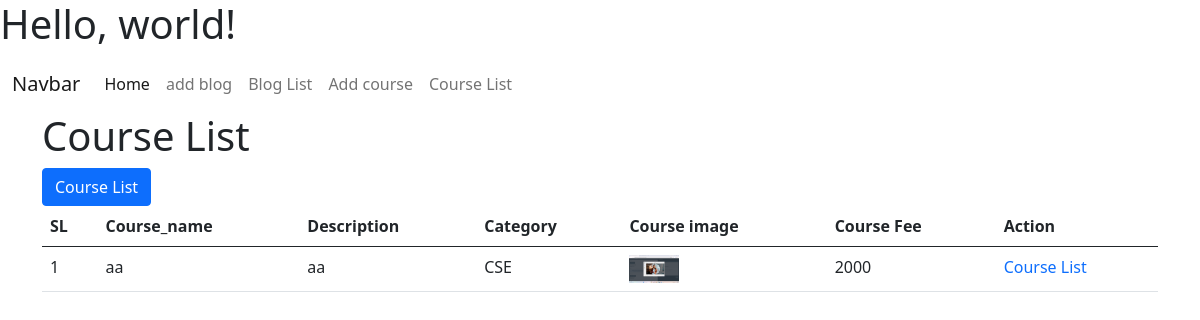
Page /course_list/ on the earlier database version.
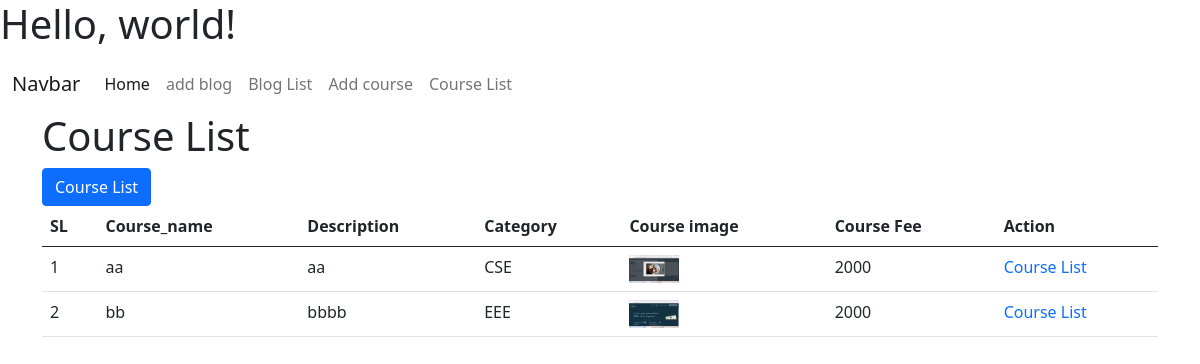
Same page on the later database version.
### form_app/models.py (models this page shows, shortened)
class CourseModel(models.Model):
    CAGETORY_CHOICE=[
        ('CSE','CSE'),
        ('EEE','EEE'),
        ('CIVIL','CIVIL'),
    ]
    course_name =models.CharField(max_length=100,null=True)
    description =models.TextField(null=True)
    category =models.CharField(choices=CAGETORY_CHOICE,max_length=100,null=True)
    course_image =models.ImageField(upload_to='media/course_image',null=True)
    course_fee =models.CharField(max_length=100,null=True)

### form_app/views.py (the view)
# urls.py: path('course_list/', course_list, name='course_list'),
def course_list(request):
       course_data = CourseModel.objects.all()
       context ={
            'course_data' : course_data
        }
       return render(request,'course-list.html',context)

### form_app/templates/course-list.html
{% extends 'master/base.html' %}
{% block body %}
  <h1>Course List</h1>
  <a href="{% url 'add_course' %}" class="btn btn-primary">Course List</a>
  <table class="table table_striped">
    <thead>
      <tr>
        <th>SL</th>
        <th>Course_name</th>
        <th>Description</th>
        <th>Category</th>
        <th>Course image</th>
        <th>Course Fee</th>
        <th>Action</th>
      </tr>
    </thead>
    <tbody>
      {% for data in course_data %}
        <tr>
          <td>{{ forloop.counter }}</td>
          <td>{{ data.course_name }}</td>
          <td>{{ data.description }}</td>
          <td>{{ data.category }}</td>
          <td>
            <img src="{{ data.course_image.url }}" width="50px" alt="" />
          </td>
          <td>{{ data.course_fee }}</td>
          <td>
            <a href="{% url 'update_course' data.id %}" style="text-decoration: none;">Course List</a>
          </td>
        </tr>
      {% endfor %}
    </tbody>
  </table>
{% endblock %}

### form_app/templates/master/base.html (shortened to what this page needs)
<!doctype html>
<html lang="en">
  <head>
    <link href="https://cdn.jsdelivr.net/npm/bootstrap@5.0.2/dist/css/bootstrap.min.css" rel="stylesheet">
  </head>
  <body>
    <h1>Hello, world!</h1>
    {% include 'master/nav.html' %}
    <div class="container">
        {% block body %}
        {% endblock body %}
    </div>
  </body>
</html>

### form_app/templates/master/nav.html (shortened to what this page needs)
<nav class="navbar navbar-expand-lg navbar-light">
  <div class="container-fluid">
    <a class="navbar-brand" href="#">Navbar</a>
    <div class="collapse navbar-collapse" id="navbarNav">
      <ul class="navbar-nav">
        <li class="nav-item">
          <a class="nav-link active" aria-current="page" href="{% url 'wellcome_view' %}">Home</a>
        </li>
        <li class="nav-item">
          <a class="nav-link" href="{% url 'add_blog' %} ">add blog</a>
        </li>
        <li class="nav-item">
          <a class="nav-link" href="{% url 'blog_list' %}">Blog List</a>
        </li>
           <li class="nav-item">
          <a class="nav-link" href="{% url 'add_course' %}">Add course</a>
        </li>
           <li class="nav-item">
          <a class="nav-link" href="{% url 'course_list' %}">Course List</a>
        </li>
      </ul>
    </div>
  </div>
</nav>

Differences in the rows shown:
added CourseModel: course_name "bb", description "bbbb", category "EEE", course_image (picture), course_fee "2000"
